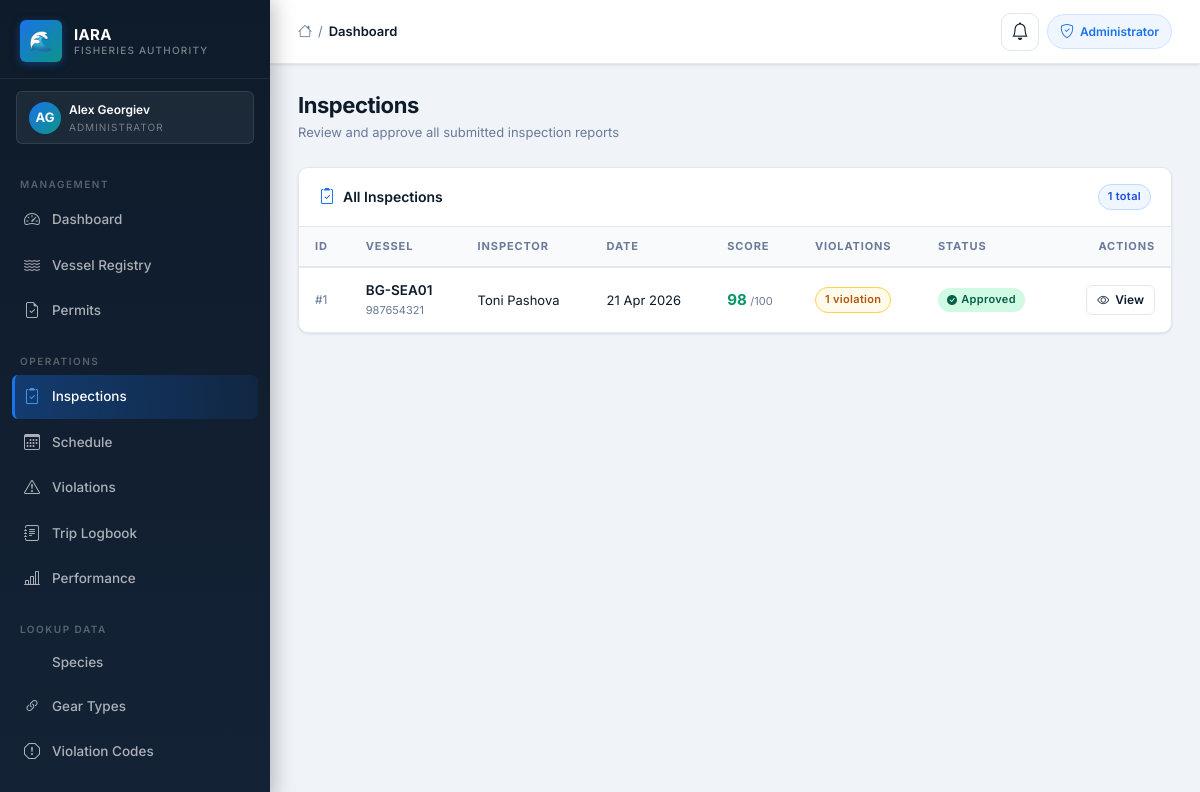
The page /admin/inspections (signed in) on the database its author committed.
### iara_app/models.py (models this page shows, shortened)
class User(UserMixin, db.Model):
    __tablename__ = "users"
    id = db.Column(db.Integer, primary_key=True)
    first_name = db.Column(db.String(50), nullable=False)
    last_name = db.Column(db.String(50), nullable=False)
    email = db.Column(db.String(120), unique=True, nullable=False)
    phone = db.Column(db.String(20), nullable=False)
    role = db.Column(db.String(50), nullable=False)
    password_hash = db.Column(db.String(128), nullable=False)
    vessel_registration = db.Column(db.String(50))
    fishing_permit_number = db.Column(db.String(50))
    inspector_id = db.Column(db.Integer, db.ForeignKey("users.id"), nullable=True)
    id_number = db.Column(db.String(50))
    age_category = db.Column(db.String(20))
    created_at = db.Column(db.DateTime, default=datetime.utcnow)
    is_active = db.Column(db.Boolean, default=True)
    reset_token       = db.Column(db.String(100), nullable=True)
    reset_token_expiry = db.Column(db.DateTime, nullable=True)
    failed_logins   = db.Column(db.Integer, default=0)
    locked_until    = db.Column(db.DateTime, nullable=True)
    inspections = db.relationship("Inspection", foreign_keys="Inspection.inspector_id", backref="inspector", lazy=True)
    scheduled_inspections = db.relationship("ScheduledInspection", foreign_keys="ScheduledInspection.inspector_id", backref="assigned_inspector", lazy=True)
    created_scheduled_inspections = db.relationship("ScheduledInspection", foreign_keys="ScheduledInspection.created_by_id", backref="created_by_user", lazy=True)
    audit_logs = db.relationship("AuditLog", foreign_keys="AuditLog.user_id", backref="user", lazy=True)
    alerts = db.relationship("Alert", foreign_keys="Alert.user_id", backref="recipient", lazy=True)

class Inspection(db.Model):
    __tablename__ = "inspection"
    id = db.Column(db.Integer, primary_key=True)
    vessel_id = db.Column(db.Integer, db.ForeignKey("vessel.id"), nullable=False)
    inspector_id = db.Column(db.Integer, db.ForeignKey("users.id"), nullable=False)
    date = db.Column(db.Date)
    location = db.Column(db.String(255))
    notes = db.Column(db.Text)
    permit_status_snapshot = db.Column(db.String(50))
    score = db.Column(db.Integer, default=100)
    final_score = db.Column(db.Integer)
    status = db.Column(db.String(20), default="draft")
    inspector_signature = db.Column(db.String(255))
    submitted_at = db.Column(db.DateTime)
    approved_at = db.Column(db.DateTime)
    rejected_at = db.Column(db.DateTime)
    violations = db.relationship("Violation", backref="inspection", lazy=True,
                                  cascade="all, delete-orphan")

class Vessel(db.Model):
    __tablename__ = "vessel"
    id = db.Column(db.Integer, primary_key=True)
    international_number = db.Column(db.String(50), nullable=False, unique=True)
    call_sign            = db.Column(db.String(50), nullable=False)
    marking              = db.Column(db.String(50), nullable=False)
    name_bg = db.Column(db.String(150))
    name_en = db.Column(db.String(150))
    port_registration = db.Column(db.String(100))
    registration_date = db.Column(db.Date)
    status = db.Column(db.String(20), nullable=False, default=VesselStatus.ACTIVE.value)
    length        = db.Column(db.Float, nullable=False)
    width         = db.Column(db.Float, nullable=False)
    gross_tonnage = db.Column(db.Float)
    engine_power  = db.Column(db.Integer, nullable=False)
    owner_name   = db.Column(db.String(100), nullable=False)
    owner_egn    = db.Column(db.String(20))
    captain_name = db.Column(db.String(100), nullable=False)
    created_at = db.Column(db.DateTime, default=datetime.utcnow)
    permits              = db.relationship("Permit", backref="vessel", lazy=True)
    inspections          = db.relationship("Inspection", backref="vessel", lazy=True)
    scheduled_inspections = db.relationship("ScheduledInspection", backref="vessel", lazy=True)
    documents            = db.relationship("VesselDocument", backref="vessel", lazy=True, cascade="all, delete-orphan")
    photos               = db.relationship("VesselPhoto", backref="vessel", lazy=True, cascade="all, delete-orphan")
    ownership_history    = db.relationship("VesselOwnershipHistory", backref="vessel", lazy=True, cascade="all, delete-orphan")
    fishing_trips        = db.relationship("FishingTrip", backref="vessel", lazy=True)

### iara_app/routes/admin.py (the view)
@bp.route("/inspections")
@login_required
@admin_required
def admin_inspections():
    inspections = Inspection.query.order_by(Inspection.date.desc()).all()
    return render_template("admin/inspections_list.html", inspections=inspections)

### iara_app/templates/admin/inspections_list.html (shortened to what this page needs)
{% extends "layout/base.html" %}
{% block content %}
<div class="page-header">
    <div class="page-header-left">
        <h1 class="page-title">Inspections</h1>
        <p class="page-subtitle">Review and approve all submitted inspection reports</p>
    </div>
</div>
<div class="iara-card">
    <div class="iara-card-header">
        <h2 class="iara-card-title"><i class="bi bi-clipboard2-check"></i> All Inspections</h2>
        <span class="iara-badge badge-inspector">{{ inspections|length }} total</span>
    </div>
    <div class="iara-table-wrapper">
        <table class="iara-table">
            <thead>
                <tr>
                    <th>ID</th>
                    <th>Vessel</th>
                    <th>Inspector</th>
                    <th>Date</th>
                    <th>Score</th>
                    <th>Violations</th>
                    <th>Status</th>
                    <th style="text-align:right;">Actions</th>
                </tr>
            </thead>
            <tbody>
                {% for insp in inspections %}
                <tr>
                    <td style="font-size:12px;color:var(--text-secondary);">#{{ insp.id }}</td>
                    <td>
                        <div style="font-weight:600;font-size:13.5px;">{{ insp.vessel.call_sign }}</div>
                        <div style="font-size:11px;color:var(--text-secondary);">{{ insp.vessel.international_number }}
                        </div>
                    </td>
                    <td style="font-size:13px;">
                        {% if insp.inspector %}
                        {{ insp.inspector.first_name }} {{ insp.inspector.last_name }}
                        {% else %}—{% endif %}
                    </td>
                    <td style="font-size:13px;">{{ insp.date.strftime('%d %b %Y') if insp.date else '—' }}</td>
                    <td>
                        {% if insp.final_score is not none %}
                        {% set score = insp.final_score %}
                        <span
                            style="font-weight:700;font-size:15px;
                color:{% if score >= 80 %}var(--iara-success){% elif score >= 60 %}var(--iara-warning){% else %}var(--iara-danger){% endif %};">
                            {{ score }}
                        </span>
                        <span style="font-size:11px;color:var(--text-secondary);">/100</span>
                        {% else %}
                        <span style="color:var(--text-secondary);font-size:13px;">—</span>
                        {% endif %}
                    </td>
                    <td>
                        {% set vc = insp.violations|length %}
                        {% if vc > 0 %}
                        <span
                            class="iara-badge {% if vc >= 3 %}badge-sev-critical{% elif vc >= 1 %}badge-sev-medium{% else %}badge-sev-low{% endif %}">
                            {{ vc }} violation{{ 's' if vc != 1 }}
                        </span>
                        {% else %}
                        <span style="color:var(--text-secondary);font-size:13px;">None</span>
                        {% endif %}
                    </td>
                    <td>
                        {% if insp.status == 'approved' %}
                        <span class="iara-badge badge-status-active"><i class="bi bi-check-circle-fill"></i>
                            Approved</span>
                        {% elif insp.status == 'rejected' %}
                        <span class="iara-badge badge-status-expired"><i class="bi bi-x-circle-fill"></i>
                            Rejected</span>
                        {% elif insp.status == 'submitted' %}
                        <span class="iara-badge badge-sev-medium"><i class="bi bi-clock-fill"></i> Pending</span>
                        {% else %}
                        <span class="iara-badge" style="background:#f1f5f9;color:#64748b;border:1px solid #e2e8f0;">
                            <i class="bi bi-pencil"></i> {{ insp.status|title }}
                        </span>
                        {% endif %}
                    </td>
                    <td style="text-align:right;">
                        <div class="d-flex gap-1 justify-content-end flex-wrap">
                            <a href="{{ url_for('admin.admin_inspection_detail', inspection_id=insp.id) }}"
                                class="btn-iara-secondary" style="padding:5px 10px;font-size:12px;height:30px;">
                                <i class="bi bi-eye"></i> View
                            </a>
                        </div>
                    </td>
                </tr>
                {% endfor %}
            </tbody>
        </table>
    </div>
</div>
{% endblock %}

### iara_app/templates/layout/base.html (shortened to what this page needs)
<!DOCTYPE html>
<html lang="en">
<head>
  <link href="https://cdn.jsdelivr.net/npm/bootstrap@5.3.2/dist/css/bootstrap.min.css" rel="stylesheet">
  <link rel="stylesheet" href="https://cdn.jsdelivr.net/npm/bootstrap-icons@1.11.3/font/bootstrap-icons.min.css">
  <link rel="stylesheet" href="{{ url_for('static', filename='css/iara_theme.css') }}">
</head>
<body>
  {% if current_user.is_authenticated %}
  <aside class="iara-sidebar">
    <a class="sidebar-brand" href="#">
      <div class="sidebar-brand-icon">🌊</div>
      <div class="sidebar-brand-text">
        <div class="sidebar-brand-name">IARA</div>
        <div class="sidebar-brand-sub">Fisheries Authority</div>
      </div>
    </a>
    <div class="sidebar-role-banner">
      <div class="sidebar-role-avatar">
        {{ current_user.first_name[0]|upper }}{{ current_user.last_name[0]|upper }}
      </div>
      <div>
        <div class="sidebar-role-name">{{ current_user.first_name }} {{ current_user.last_name }}</div>
        <div class="sidebar-role-label">
          {% if current_user.role == "administrator" %}Administrator
          {% elif current_user.role == "inspector" %}Inspector
          {% elif current_user.role == "fisherman" %}Fisherman
          {% else %}Amateur Fisher{% endif %}
        </div>
      </div>
    </div>
    <nav class="sidebar-nav">
      {% if current_user.role == "administrator" %}
      <div class="sidebar-section-label">Management</div>
      <a href="{{ url_for('admin.admin_dashboard') }}"
        class="sidebar-link {% if request.endpoint == 'admin.admin_dashboard' %}active{% endif %}">
        <i class="bi bi-speedometer2"></i> Dashboard
      </a>
      <a href="{{ url_for('admin.vessels') }}"
        class="sidebar-link {% if 'vessel' in request.endpoint %}active{% endif %}">
        <i class="bi bi-water"></i> Vessel Registry
      </a>
      <a href="{{ url_for('admin.permits') }}"
        class="sidebar-link ">
        <i class="bi bi-file-earmark-check"></i> Permits
      </a>
      <div class="sidebar-section-label" style="margin-top:8px;">Operations</div>
      <a href="{{ url_for('admin.admin_inspections') }}"
        class="sidebar-link {% if 'inspection' in request.endpoint and 'schedule' not in request.endpoint %}active{% endif %}">
        <i class="bi bi-clipboard2-check"></i> Inspections
      </a>
      <a href="{{ url_for('admin.schedule_list') }}"
        class="sidebar-link {% if 'schedule' in request.endpoint %}active{% endif %}">
        <i class="bi bi-calendar3"></i> Schedule
      </a>
      <a href="{{ url_for('admin.admin_violations') }}"
        class="sidebar-link {% if 'violation' in request.endpoint %}active{% endif %}">
        <i class="bi bi-exclamation-triangle"></i> Violations
      </a>
      <a href="{{ url_for('trips.trips_list') }}"
        class="sidebar-link {% if 'trips' in request.endpoint %}active{% endif %}">
        <i class="bi bi-journal-text"></i> Trip Logbook
      </a>
      <a href="{{ url_for('admin.admin_inspector_performance') }}"
        class="sidebar-link {% if 'performance' in request.endpoint %}active{% endif %}">
        <i class="bi bi-bar-chart-line"></i> Performance
      </a>
      <div class="sidebar-section-label" style="margin-top:8px;">Lookup Data</div>
      <a href="{{ url_for('lookup.species_list') }}"
        class="sidebar-link {% if 'species' in request.endpoint %}active{% endif %}">
         Species
      </a>
      <a href="{{ url_for('lookup.gear_list') }}"
        class="sidebar-link {% if 'gear' in request.endpoint %}active{% endif %}">
        <i class="bi bi-link-45deg"></i> Gear Types
      </a>
      <a href="{{ url_for('lookup.violation_codes_list') }}"
        class="sidebar-link {% if 'violation_code' in request.endpoint %}active{% endif %}">
        <i class="bi bi-exclamation-octagon"></i> Violation Codes
      </a>
      <div class="sidebar-section-label" style="margin-top:8px;">Maps</div>
      {% endif %}
    </nav>
  </aside>
  {% endif %}
  <div class="iara-main" {% if not current_user.is_authenticated %}style="margin-left:0;" {% endif %}>
    <header class="iara-topbar">
      <div class="topbar-breadcrumb">
        <i class="bi bi-house" style="color:var(--text-secondary);font-size:14px;"></i>
        <span class="bc-sep">/</span>
        <span class="bc-current">{{ title if title else "Dashboard" }}</span>
      </div>
      <div class="topbar-actions">
        {% if current_user.is_authenticated %}
        <a href="{{ url_for('alerts.notification_center') }}"
           id="notif-bell-btn"
           style="position:relative;display:inline-flex;align-items:center;justify-content:center;width:38px;height:38px;background:var(--surface-card);border:1px solid var(--border-color);border-radius:10px;text-decoration:none;color:var(--text-primary);transition:background .15s;"
           title="Notifications">
          <i class="bi bi-bell" style="font-size:1.1rem;"></i>
        </a>
        {% if current_user.role == "administrator" %}
        <span class="topbar-badge">
          <i class="bi bi-shield-check"></i> Administrator
        </span>
        {% elif current_user.role == "inspector" %}
        <span class="topbar-badge" style="background:#eff6ff;border-color:#bfdbfe;color:#1d4ed8;">
          <i class="bi bi-clipboard2-check"></i> Inspector
        </span>
        {% elif current_user.role == "fisherman" %}
        <span class="topbar-badge" style="background:#f0fdf4;border-color:#bbf7d0;color:#15803d;">
          <i class="bi bi-water"></i> Fisherman
        </span>
        {% else %}
        <span class="topbar-badge" style="background:#fffbeb;border-color:#fde68a;color:#b45309;">
          <i class="bi bi-person"></i> Amateur
        </span>
        {% endif %}
        {% endif %}
      </div>
    </header>
    <main class="iara-content">
      {% block content %}{% endblock %}
    </main>
  </div>
</body>
</html>

### rows shown on the page
User: first_name "A", last_name "G", first_name "Alex", last_name "Georgiev"
Inspection: id "1", vessel.call_sign "BG-SEA01", vessel.international_number "987654321", inspector.first_name "Toni", inspector.last_name "Pashova", date "21 Apr 2026", final_score "98", vc "1", status "approved" (drawn)

### other values the page prints
{{ title if title else "Dashboard" }} "Dashboard"
{{ inspections|length }} "1"
